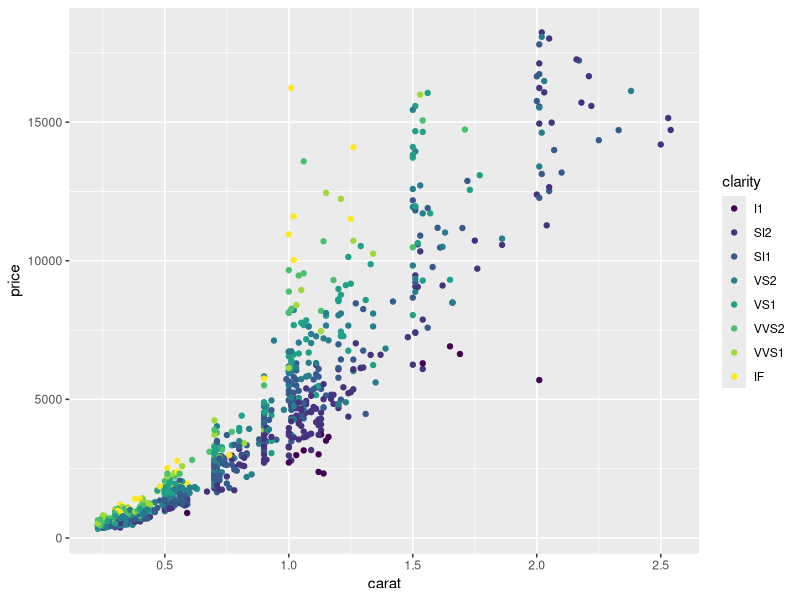
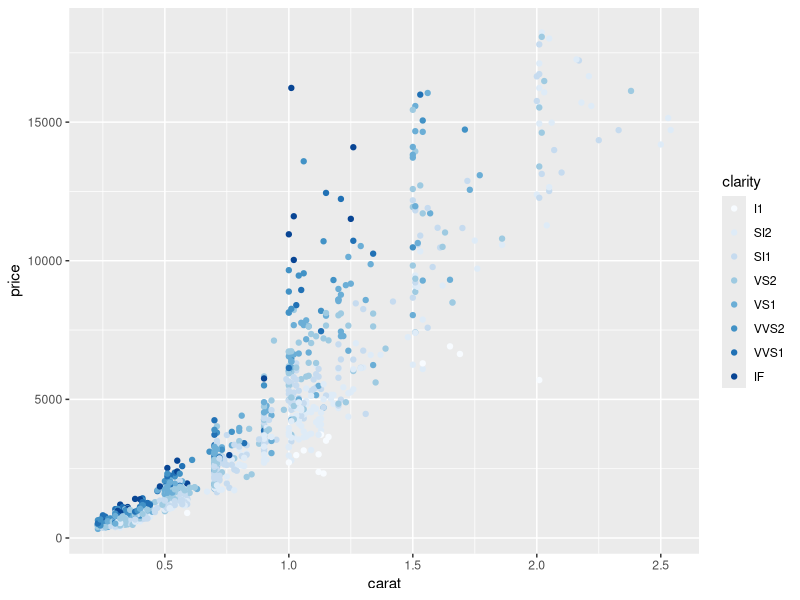
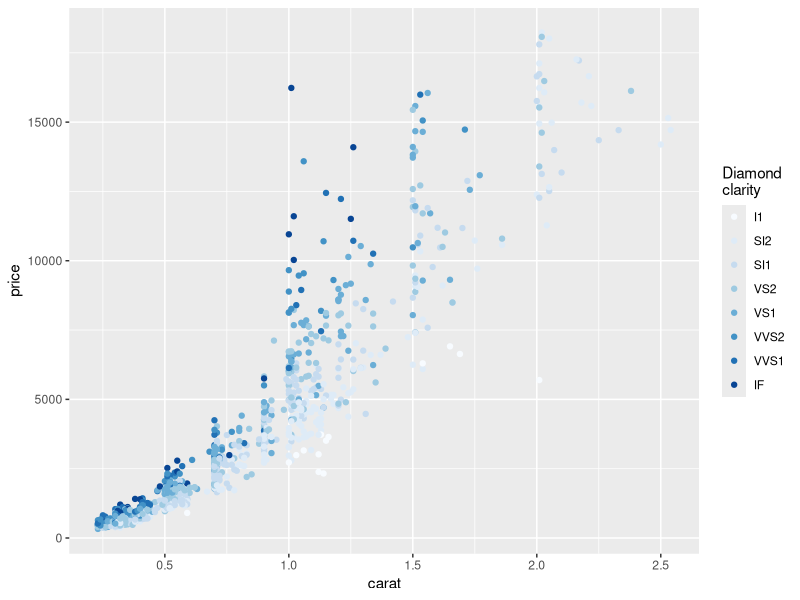
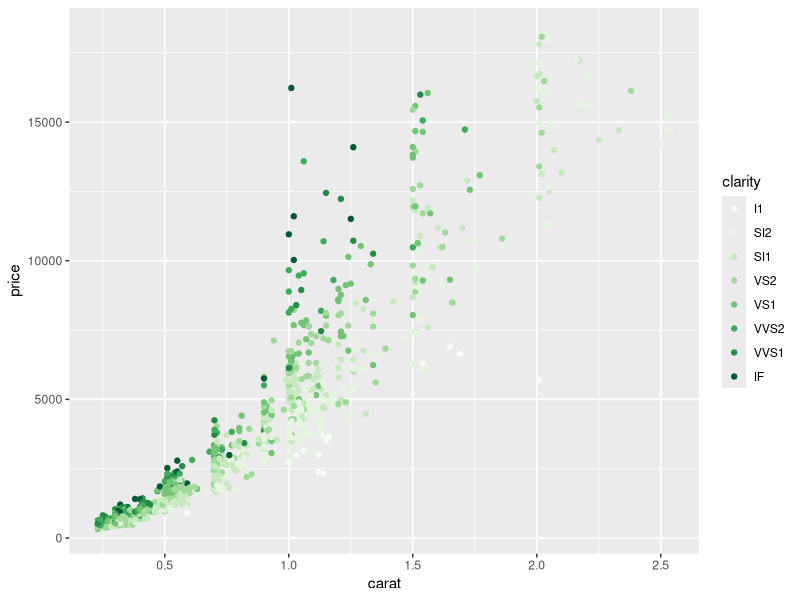
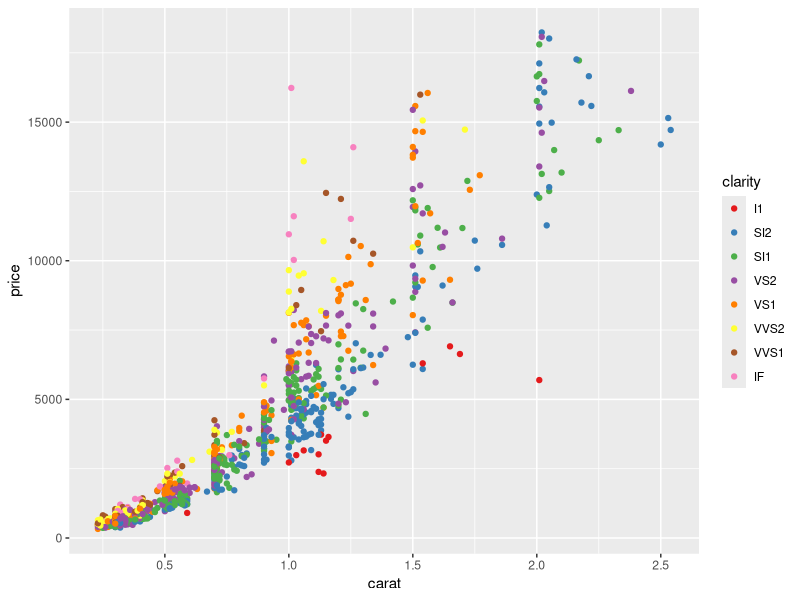
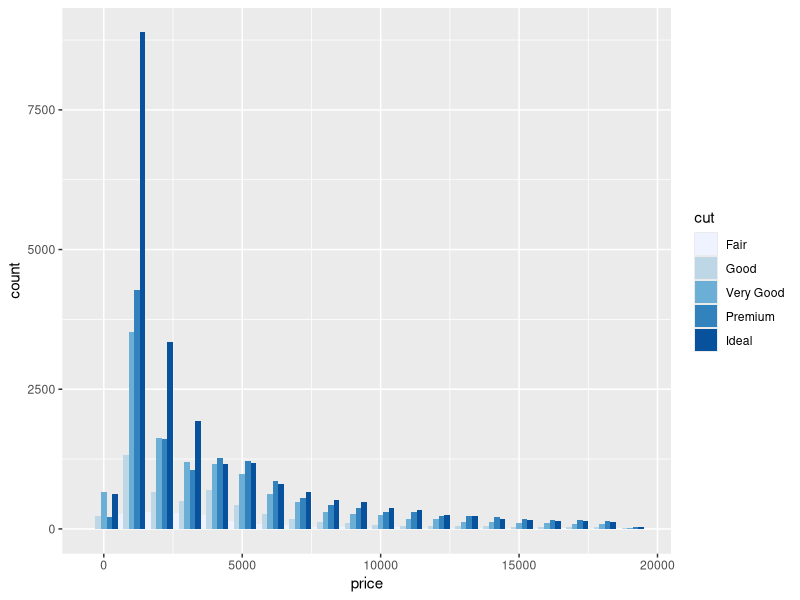
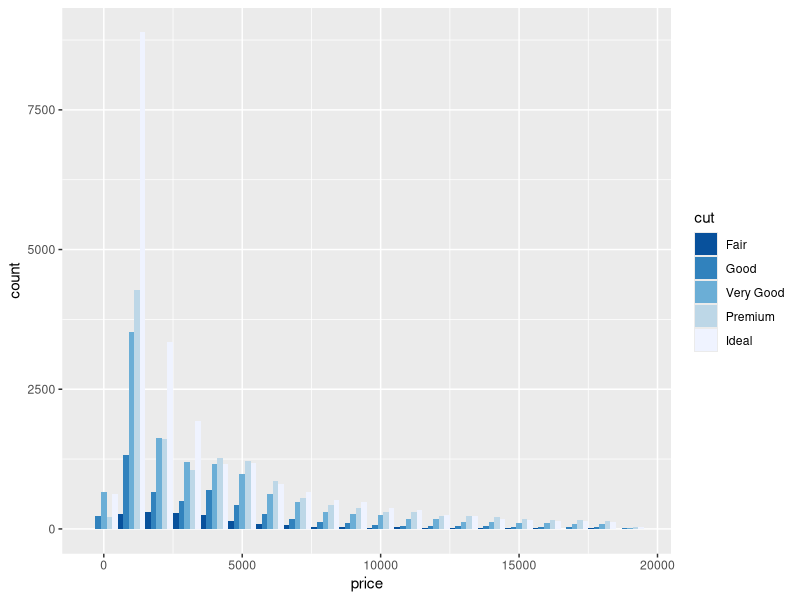
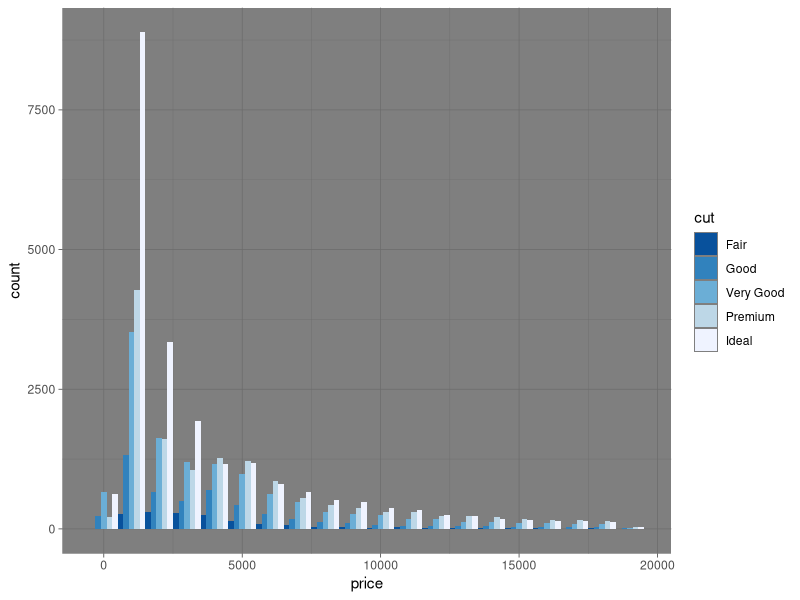

Write the R code that produced these figures, in order.
library(ggplot2)


### Name: scale_colour_brewer
### Title: Sequential, diverging and qualitative colour scales from
###   colorbrewer.org
### Aliases: scale_colour_brewer scale_fill_brewer scale_colour_distiller
###   scale_fill_distiller scale_color_brewer scale_color_distiller

### ** Examples

dsamp <- diamonds[sample(nrow(diamonds), 1000), ]
(d <- ggplot(dsamp, aes(carat, price)) +
  geom_point(aes(colour = clarity)))
d + scale_colour_brewer()

# Change scale label
d + scale_colour_brewer("Diamond\nclarity")

# Select brewer palette to use, see ?scales::brewer_pal for more details
d + scale_colour_brewer(palette = "Greens")
d + scale_colour_brewer(palette = "Set1")

## No test: 
# scale_fill_brewer works just the same as
# scale_colour_brewer but for fill colours
p <- ggplot(diamonds, aes(x = price, fill = cut)) +
  geom_histogram(position = "dodge", binwidth = 1000)
p + scale_fill_brewer()
# the order of colour can be reversed
p + scale_fill_brewer(direction = -1)
# the brewer scales look better on a darker background
p + scale_fill_brewer(direction = -1) + theme_dark()
## End(No test)

# Use distiller variant with continous data
v <- ggplot(faithfuld) +
  geom_tile(aes(waiting, eruptions, fill = density))
v
v + scale_fill_distiller()
v + scale_fill_distiller(palette = "Spectral")
